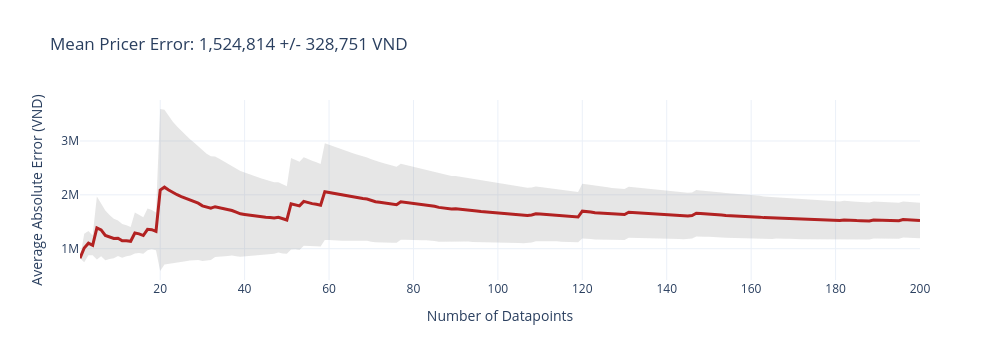
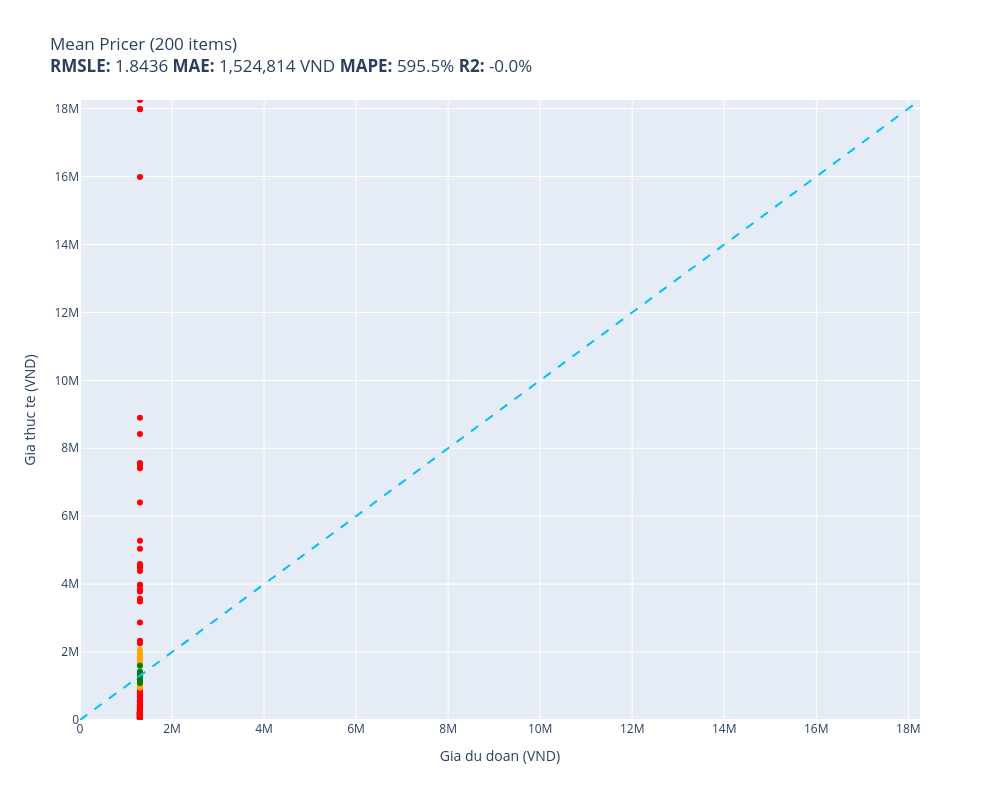

Notebook code for these charts, in order:
### Code cell
training_average = sum(train_prices) / len(train_prices)
print(f"Training average: {training_average:,.0f} VND")

def mean_pricer(item):
    return training_average

results_mean = evaluate(mean_pricer, test)

### Figure 1 — Plotly figure (JSON) as saved in the notebook; plotly's stock layout.template omitted (floating-point values rounded to 4 significant figures; data arrays with more than 128 entries replaced by an {"elided": "..."} marker saying what was removed)
{"data": [{"fill": "toself", "fillcolor": "rgba(128,128,128,0.2)", "hoverinfo": "skip", "line": {"color": "rgba(255,255,255,0)"}, "name": "95% CI", "showlegend": false, "type": "scatter", "x": {"elided": "400 int values"}, "y": {"elided": "400 float values"}}, {"customdata": {"elided": "200x1 float values"}, "hovertemplate": "n=%{x}<br>Avg Error=%{y:,.0f} VND<br>+/-95% CI=%{customdata[0]:,.0f} VND<extra></extra>", "line": {"color": "firebrick", "width": 3}, "mode": "lines", "name": "Cumulative Avg Error", "type": "scatter", "x": {"elided": "200 int values"}, "y": {"elided": "200 float values"}}], "layout": {"height": 360, "showlegend": false, "title": {"text": "Mean Pricer Error: 1,524,814 +/- 328,751 VND"}, "width": 1000, "xaxis": {"title": {"text": "Number of Datapoints"}}, "yaxis": {"title": {"text": "Average Absolute Error (VND)"}}}}

### Figure 2 — Plotly figure (JSON) as saved in the notebook; plotly's stock layout.template omitted (floating-point values rounded to 4 significant figures; data arrays with more than 128 entries replaced by an {"elided": "..."} marker saying what was removed)
{"data": [{"customdata": {"elided": "178x1 str values"}, "hovertemplate": "%{customdata[0]}<extra></extra>", "legendgroup": "red", "marker": {"color": "red", "size": 6, "symbol": "circle"}, "mode": "markers", "name": "red", "orientation": "v", "showlegend": true, "type": "scatter", "x": {"elided": "178 float values"}, "xaxis": "x", "y": {"elided": "178 int values"}, "yaxis": "y"}, {"customdata": [["CHẬU RỬA MẶT, LAVABO ELIP HOA VÀNG NT50 ...\nDu doan: 1,302,725 VND\nThuc te: 1,950,000 VND"], ["Ghế văn phòng chân quỳ inox bọc da SMLIF...\nDu doan: 1,302,725 VND\nThuc te: 2,067,000 VND"], ["Sạc dành cho Laptop Gaming Asus ROG Stri...\nDu doan: 1,302,725 VND\nThuc te: 950,000 VND"], ["ĐẦU PHUN XỊT RỬA ÁP LỰC CAO AMAXGOLD AM8...\nDu doan: 1,302,725 VND\nThuc te: 1,802,000 VND"], ["Sữa rửa mặt dành cho da dầu mụn CLEARING...\nDu doan: 1,302,725 VND\nThuc te: 1,958,000 VND"], ["Sữa bột Enfagrow A+ Neuropro 4 1.7kg với...\nDu doan: 1,302,725 VND\nThuc te: 979,000 VND"], ["Bộ bàn ghế học sinh thông minh chống cận...\nDu doan: 1,302,725 VND\nThuc te: 1,710,000 VND"], ["Bàn Phím dùng cho laptop Lenovo ThinkPad...\nDu doan: 1,302,725 VND\nThuc te: 1,068,120 VND"], ["Nước Hoa Nữ MCM Ultra Eau de Parfum\nDu doan: 1,302,725 VND\nThuc te: 1,850,000 VND"], ["Máy Xay Sinh Tố BlueStone BLB-5328 1.5 L...\nDu doan: 1,302,725 VND\nThuc te: 999,000 VND"], ["MÁY KHOAN BÚA 710W DCA AZJ16 - HÀNG CHÍN...\nDu doan: 1,302,725 VND\nThuc te: 1,020,000 VND"], ["Kệ tivi treo tường đẹp SMLIFE Takami\nDu doan: 1,302,725 VND\nThuc te: 1,645,000 VND"]], "hovertemplate": "%{customdata[0]}<extra></extra>", "legendgroup": "orange", "marker": {"color": "orange", "size": 6, "symbol": "circle"}, "mode": "markers", "name": "orange", "orientation": "v", "showlegend": true, "type": "scatter", "x": [1303000.0, 1303000.0, 1303000.0, 1303000.0, 1303000.0, 1303000.0, 1303000.0, 1303000.0, 1303000.0, 1303000.0, 1303000.0, 1303000.0], "xaxis": "x", "y": [1950000, 2067000, 950000, 1802000, 1958000, 979000, 1710000, 1068120, 1850000, 999000, 1020000, 1645000], "yaxis": "y"}, {"customdata": [["TRANH THÊU - PHU THÊ VIÊN MÃN (ĐÔI UYÊN ...\nDu doan: 1,302,725 VND\nThuc te: 1,390,000 VND"], ["GIÀY TĂNG CHIỀU CAO GIÀY CAO DÀNH CHO NA...\nDu doan: 1,302,725 VND\nThuc te: 1,400,000 VND"], ["AZP - ĐÈN ỐP VÁCH / ĐÈN TRANG TRÍ / ĐÈN ...\nDu doan: 1,302,725 VND\nThuc te: 1,420,000 VND"], ["Giày sandal nữ Crocs Baya Platform - 208...\nDu doan: 1,302,725 VND\nThuc te: 1,116,000 VND"], ["Combo 100 gói Băng Vệ Sinh Quần Peppy Sh...\nDu doan: 1,302,725 VND\nThuc te: 1,200,000 VND"], ["Ghế ngồi inox có nệm chân có vòng kiềng ...\nDu doan: 1,302,725 VND\nThuc te: 1,600,000 VND"], ["Chăn lụa tơ tằm 100% thương hiệu Magrace...\nDu doan: 1,302,725 VND\nThuc te: 1,090,000 VND"], ["Sạc Tương Thích Cho Laptop MSI GS75 STEA...\nDu doan: 1,302,725 VND\nThuc te: 1,200,000 VND"], ["Balo LUGBRO GAMING (RÊU - XÁM 840D)\nDu doan: 1,302,725 VND\nThuc te: 1,389,000 VND"], ["Dây Đai Khóa Hành Lý SAKOS KING LOCK 2 C...\nDu doan: 1,302,725 VND\nThuc te: 1,300,000 VND"]], "hovertemplate": "%{customdata[0]}<extra></extra>", "legendgroup": "green", "marker": {"color": "green", "size": 6, "symbol": "circle"}, "mode": "markers", "name": "green", "orientation": "v", "showlegend": true, "type": "scatter", "x": [1303000.0, 1303000.0, 1303000.0, 1303000.0, 1303000.0, 1303000.0, 1303000.0, 1303000.0, 1303000.0, 1303000.0], "xaxis": "x", "y": [1390000, 1400000, 1420000, 1116000, 1200000, 1600000, 1090000, 1200000, 1389000, 1300000], "yaxis": "y"}, {"hoverinfo": "skip", "line": {"color": "deepskyblue", "dash": "dash", "width": 2}, "mode": "lines", "name": "y = x", "showlegend": false, "type": "scatter", "x": [0, 18254000], "y": [0, 18254000]}], "layout": {"height": 800, "legend": {"title": {"text": "color"}, "tracegroupgap": 0}, "showlegend": false, "title": {"text": "Mean Pricer (200 items)<br><b>RMSLE:</b> 1.8436 <b>MAE:</b> 1,524,814 VND <b>MAPE:</b> 595.5% <b>R2:</b> -0.0%"}, "width": 1000, "xaxis": {"anchor": "y", "domain": [0, 1], "range": [0, 18254000], "title": {"text": "Gia du doan (VND)"}}, "yaxis": {"anchor": "x", "domain": [0, 1], "range": [0, 18254000], "title": {"text": "Gia thuc te (VND)"}}}}
